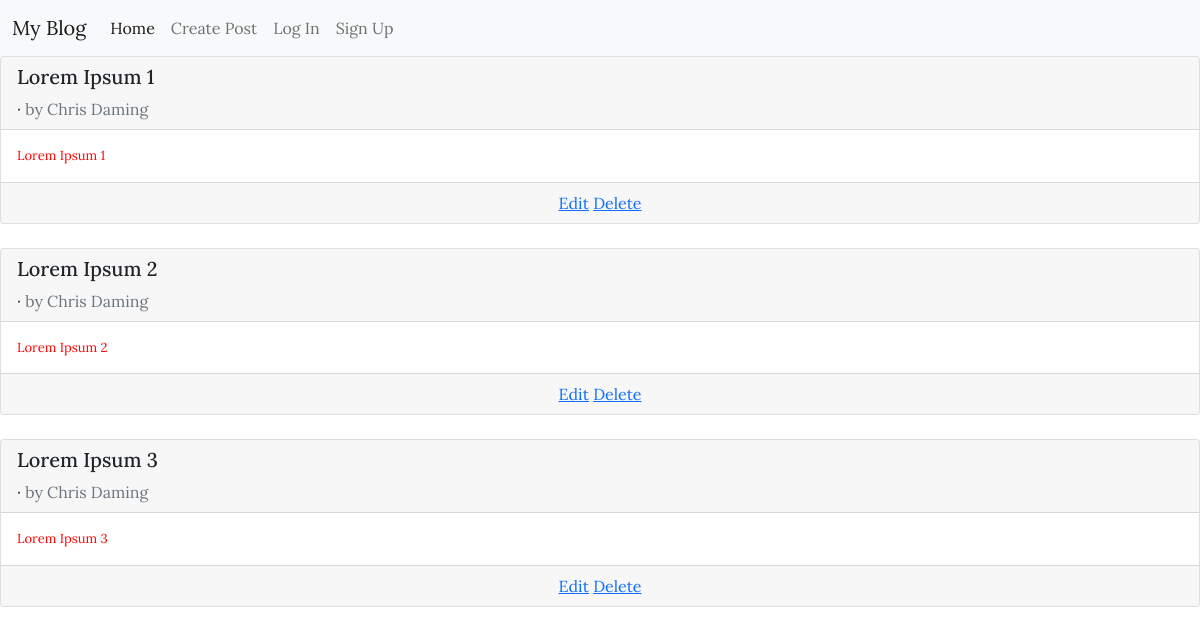
The app's page /, older data.
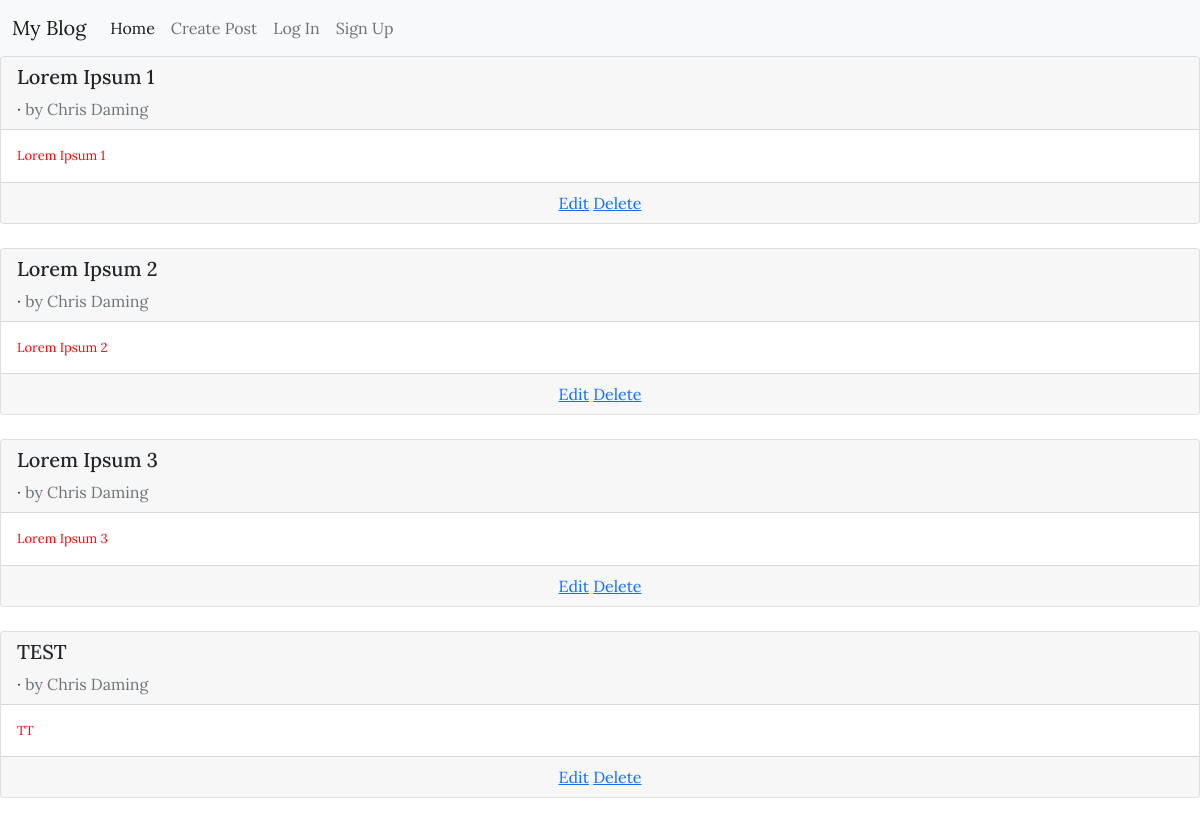
The same page, newer data.
### blog/models.py (models this page shows, shortened)
class Post(models.Model):
    title = models.CharField(max_length=200)
    author = models.ForeignKey(
        "auth.User",
        on_delete=models.CASCADE,
    )
    body = models.TextField()

### blog/views.py (the view)
# urls.py: path('', BlogListView.as_view(), name='home'),
class BlogListView(ListView):
    model = Post
    template_name = "home.html"

### templates/home.html (shortened to what this page needs)
{% extends 'base.html' %}
{% block content %}
    {% for post in post_list %}
        <div class="card">
            <div class="card-header">
                <span class="font-weight-bold">
                        <h5>{{post.title}}</h5>
                </span> &middot;
                <span class="text-muted">
                    by Chris Daming</span>
            </div>
            <div class="card-body">
                {{post.body}}
            </div>
            <div class="card-footer text-center text-muted">
                <a href="{% url 'post_edit' post.id %}">Edit</a>
                <a href="{% url 'post_delete' post.id %}">Delete</a>
            </div>
        </div>
        <br />
    {% endfor %}
{% endblock content %}

Row changes from the older to the newer data that the page shows:
added Post: title "TEST", body "TT"
